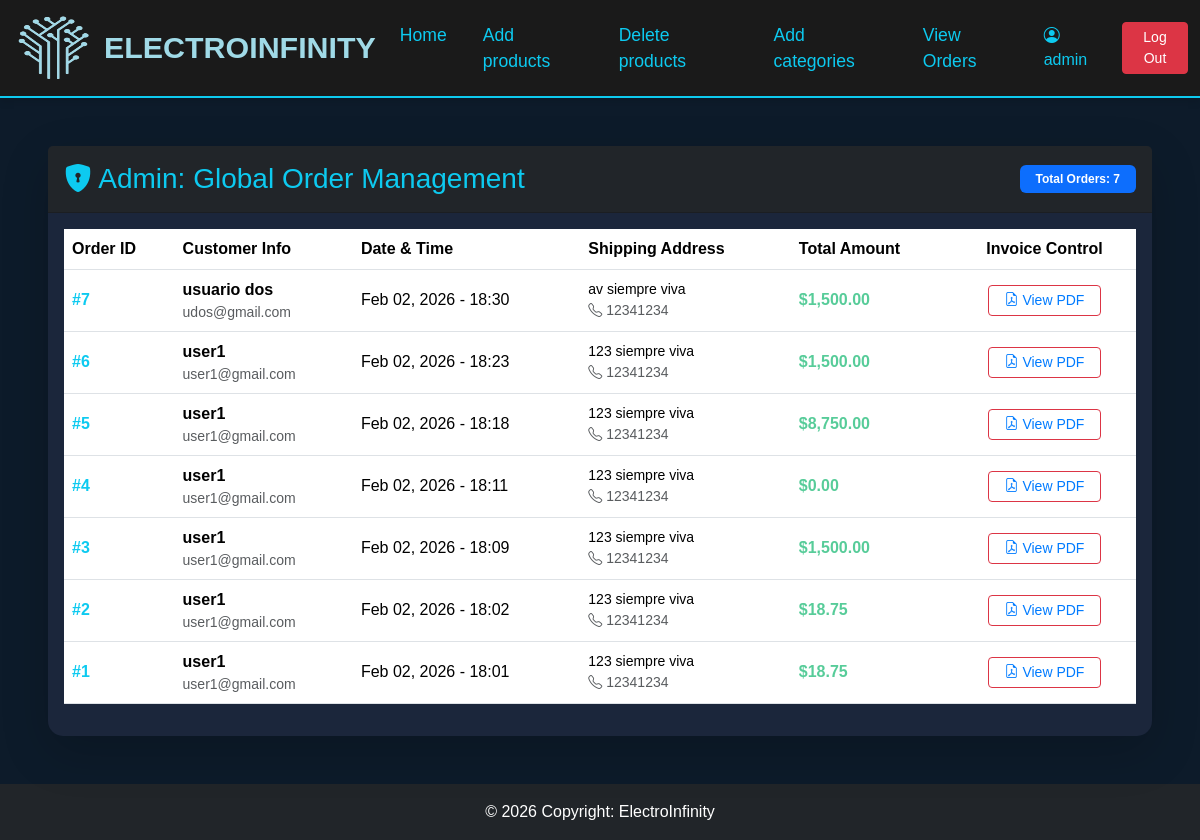
Screenshot of /view_orders_admin.php (signed in) with the database file from the repository.
### tables this page shows
CREATE TABLE `Orders` (
  `order_id` int(11) NOT NULL,
  `customer_id` int(11) NOT NULL,
  `order_date` datetime DEFAULT current_timestamp(),
  `total_amount` decimal(10,2) DEFAULT NULL,
  `shipping_address` text DEFAULT NULL,
  `phone_number` varchar(20) DEFAULT NULL
);

CREATE TABLE `Customer` (
  `customer_id` int(11) NOT NULL,
  `user_name` varchar(50) NOT NULL,
  `password` varchar(255) NOT NULL,
  `full_name` varchar(100) DEFAULT NULL,
  `email` varchar(100) DEFAULT NULL,
  `address` varchar(255) DEFAULT NULL,
  `admin` tinyint(1) DEFAULT 0
);

### view_orders_admin.php (the view, shortened to what this page needs)
<?php
include('check_admin.php');
include('header.php');
$sql = "SELECT o.order_id, o.order_date, o.total_amount, o.shipping_address, o.phone_number,
               c.full_name, c.email
        FROM Orders o
        JOIN Customer c ON o.customer_id = c.customer_id
        ORDER BY o.order_date DESC";
$result = mysqli_query($dbc, $sql);
?>
<div class="container-fluid mt-5 mb-5 px-5">
    <div class="card admin-card shadow-lg">
        <div class="card-header bg-dark d-flex justify-content-between align-items-center p-3">
            <h3 class="mb-0 text-info"><i class="bi bi-shield-lock-fill"></i> Admin: Global Order Management</h3>
            <span class="badge bg-primary px-3 py-2">Total Orders: <?php echo mysqli_num_rows($result); ?></span>
        </div>
        <div class="card-body">
            <div class="table-responsive">
                <table class="table table-hover align-middle">
                    <thead class="thead-custom">
                        <tr>
                            <th>Order ID</th>
                            <th>Customer Info</th>
                            <th>Date & Time</th>
                            <th>Shipping Address</th>
                            <th>Total Amount</th>
                            <th class="text-center">Invoice Control</th>
                        </tr>
                    </thead>
                    <tbody>
                        <?php if (mysqli_num_rows($result) > 0): ?>
                            <?php while($row = mysqli_fetch_assoc($result)): ?>
                            <tr>
                                <td><span class="fw-bold text-info">#<?php echo $row['order_id']; ?></span></td>
                                <td>
                                    <div class="fw-bold"><?php echo htmlspecialchars($row['full_name']); ?></div>
                                    <div class="small text-muted"><?php echo htmlspecialchars($row['email']); ?></div>
                                </td>
                                <td><?php echo date('M d, Y - H:i', strtotime($row['order_date'])); ?></td>
                                <td>
                                    <div class="small text-truncate" style="max-width: 200px;">
                                        <?php echo htmlspecialchars($row['shipping_address']); ?>
                                    </div>
                                    <div class="small text-muted"><i class="bi bi-telephone"></i> <?php echo $row['phone_number']; ?></div>
                                </td>
                                <td><span class="badge-price fw-bold">$<?php echo number_format($row['total_amount'], 2); ?></span></td>
                                <td class="text-center">
                                    <a href="orders/order_<?php echo $row['order_id']; ?>.pdf"
                                       target="_blank"
                                       class="btn btn-outline-danger btn-sm px-3">
                                        <i class="bi bi-file-earmark-pdf"></i> View PDF
                                    </a>
                                </td>
                            </tr>
                            <?php endwhile; ?>
                        <?php endif; ?>
                    </tbody>
                </table>
            </div>
        </div>
    </div>
</div>
<?php include('footer.php'); ?>

### header.php (shortened to what this page needs)
<?php
$isAdmin = isset($_SESSION['admin']) && $_SESSION['admin'] == 1;
$isLoggedIn = isset($_SESSION['customer_id']) || isset($_SESSION['username']);
?>
<!DOCTYPE html>
<html lang="en">
<head>
    <link href="https://cdn.jsdelivr.net/npm/bootstrap@5.3.3/dist/css/bootstrap.min.css" rel="stylesheet">
    <link rel="stylesheet" href="https://cdn.jsdelivr.net/npm/bootstrap-icons@1.11.3/font/bootstrap-icons.min.css">
    <link href="https://cdnjs.cloudflare.com/ajax/libs/font-awesome/5.15.3/css/all.min.css" rel="stylesheet">
    <link href="../css/styles.css" rel='stylesheet'>
</head>
<body>
    <header>
        <nav class="navbar navbar-expand-lg <?php echo $isAdmin ? 'navbar-admin bg-dark' : 'bg-light'; ?>">
            <div class="container-fluid">
                <a class="navbar-brand" href="index.php">
                    <img src="../images/logo2.png" alt="Logo" class="logo">
                    <span class="website-title">ELECTROINFINITY</span>
                </a>
                <div class="collapse navbar-collapse" id="navbarNav">
                    <ul class="navbar-nav me-auto">
                        <li class="nav-item">
                            <a class="nav-link <?php echo $isAdmin ? 'text-info' : ''; ?>" href="index.php">Home</a>
                        </li>
                        <?php if ($isAdmin): ?>
                            <li class="nav-item"><a class="nav-link text-info" href="add_product.php">Add products</a></li>
                            <li class="nav-item"><a class="nav-link text-info" href="delete_product.php">Delete products</a></li>
                            <li class="nav-item"><a class="nav-link text-info" href="add_category.php">Add categories</a></li>
                            <li class="nav-item"><a class="nav-link text-info" href="view_orders_admin.php">View Orders</a></li>
                        <?php endif; ?>
                    </ul>
                    <div class="d-flex align-items-center">
                        <?php if ($isLoggedIn): ?>
                            <span class="me-3 <?php echo $isAdmin ? 'text-info' : 'text-dark'; ?>">
                                <i class="bi bi-person-circle"></i> <?php echo $_SESSION['username']; ?>
                            </span>
                            <form action='logout.php' method='post' class="m-0">
                                <button type="submit" class="btn btn-danger btn-sm">Log Out</button>
                            </form>
                        <?php else: ?>
                            <a href="user_login.php" class="btn btn-outline-primary btn-sm">Log In</a>
                        <?php endif; ?>
                    </div>
                </div>
            </div>
        </nav>
    </header>

### footer.php
<footer class="bg-dark text-center text-white mt-5">
    <div class="text-center p-3 bg-dark" >
      © 2026 Copyright: ElectroInfinity
    </div>
</footer>

### styles.css (style rules this page uses)
body { font-family: 'Algerian', sans-serif; background-color: #00274d; color: #ffff; }
a { color: #007bff !important; }
.navbar { background-color: black; box-shadow: 0 4px 8px rgba(0, 0, 0, 0.1); color: #007bff; }
.navbar-brand { display: flex; align-items: center; }
.navbar-brand .logo { width: 80px; height: 70px; margin-right: 12px; }
.website-title { color: #a0dae7; font-size: 1.9rem; font-weight: bold; }
.nav-link { font-size: 1.1rem; margin-right: 20px; transition: color 0.4s, background-color 0.4s; padding: 10px 18px; border-radius: 3px; }

### header.php (style rules this page uses)
.navbar-admin { background-color: #1a1a1a !important; border-bottom: 2px solid #0dcaf0; }

### view_orders_admin.php (style rules this page uses)
body { background-color: #0d1b2a; color: white; }
.admin-card { background-color: #1b263b; border: none; border-radius: 15px; }
.table { color: #e0e1dd !important; }
.thead-custom { background-color: #415a77; color: white; }
.badge-price { font-size: 1rem; color: #57cc99; }

### rows the page displays
orders: order_id "7", customer.full_name "usuario dos", customer.email "udos@gmail.com", order_date "Feb 02, 2026 - 18:30", shipping_address "av siempre viva", phone_number "12341234", total_amount "1,500.00"
orders: order_id "6", customer.full_name "user1", customer.email "user1@gmail.com", order_date "Feb 02, 2026 - 18:23", shipping_address "123 siempre viva", phone_number "12341234", total_amount "1,500.00"
orders: order_id "5", customer.full_name "user1", customer.email "user1@gmail.com", order_date "Feb 02, 2026 - 18:18", shipping_address "123 siempre viva", phone_number "12341234", total_amount "8,750.00"
orders: order_id "4", customer.full_name "user1", customer.email "user1@gmail.com", order_date "Feb 02, 2026 - 18:11", shipping_address "123 siempre viva", phone_number "12341234", total_amount "0.00"
orders: order_id "3", customer.full_name "user1", customer.email "user1@gmail.com", order_date "Feb 02, 2026 - 18:09", shipping_address "123 siempre viva", phone_number "12341234", total_amount "1,500.00"
orders: order_id "2", customer.full_name "user1", customer.email "user1@gmail.com", order_date "Feb 02, 2026 - 18:02", shipping_address "123 siempre viva", phone_number "12341234", total_amount "18.75"
orders: order_id "1", customer.full_name "user1", customer.email "user1@gmail.com", order_date "Feb 02, 2026 - 18:01", shipping_address "123 siempre viva", phone_number "12341234", total_amount "18.75"

### other values shown
$_SESSION['username'] "admin"
mysqli_num_rows($result) "7"
